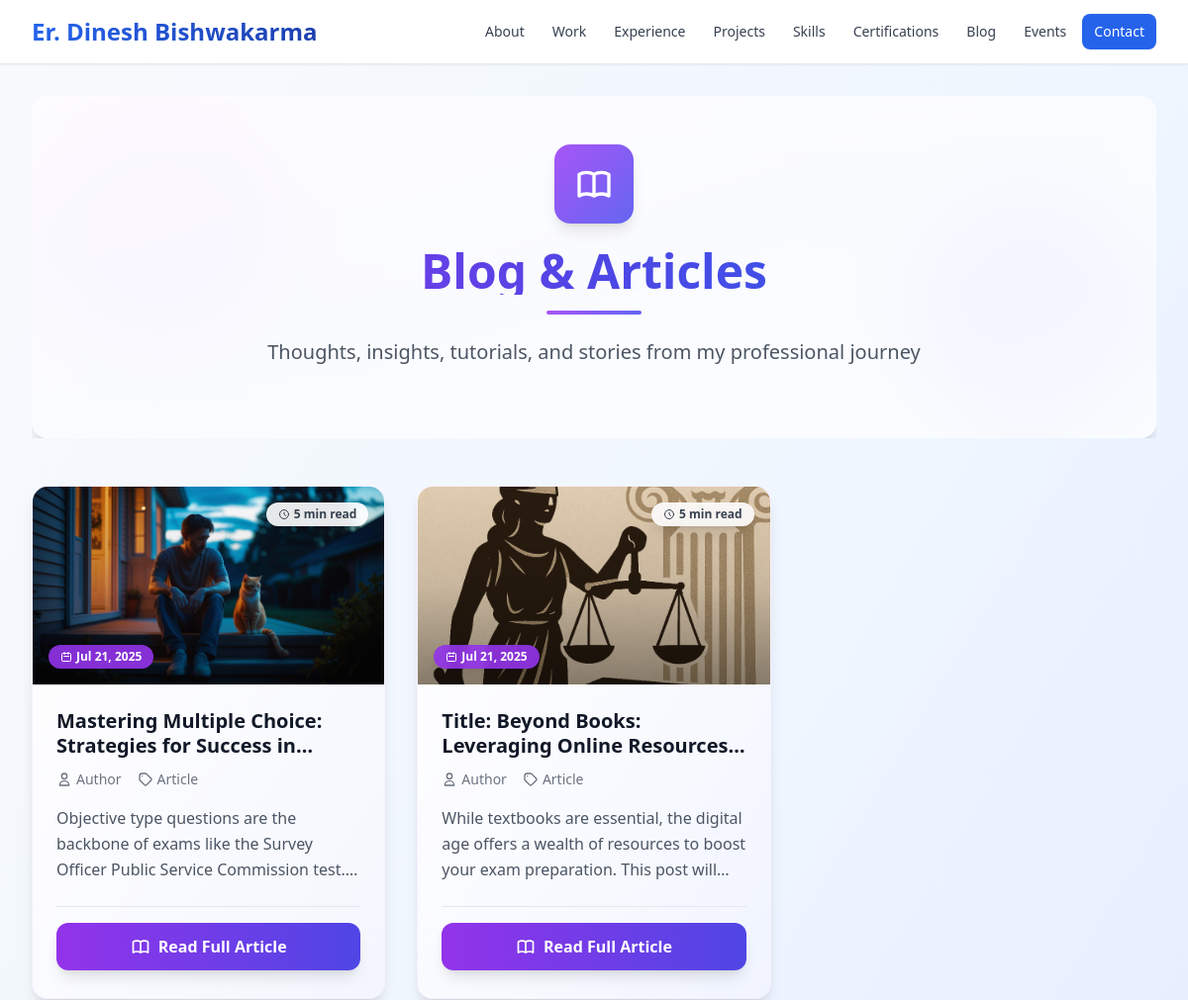
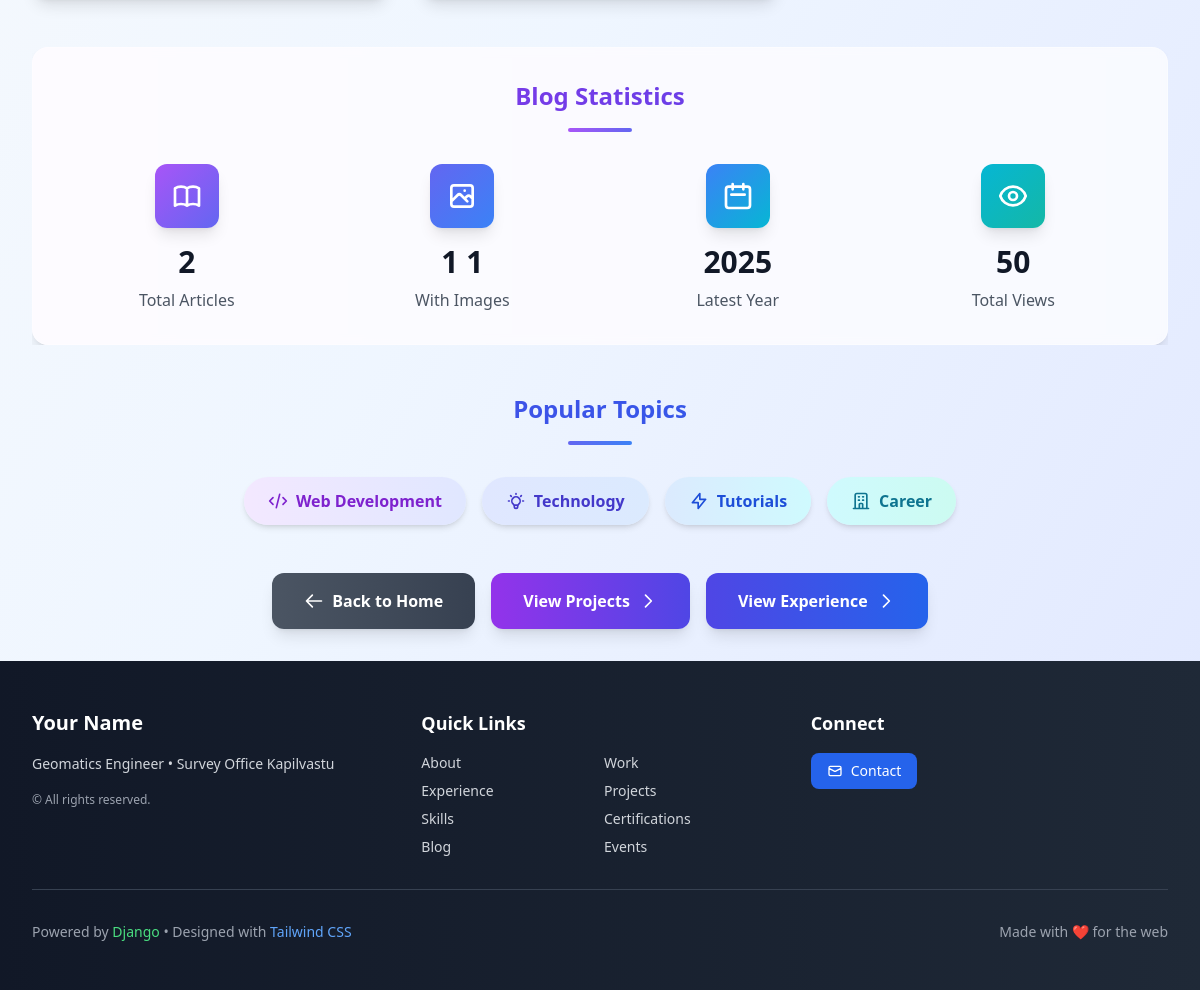
Screenshot of /blog/ with the database file from the repository (2 pictures, top to bottom).
### portfolio/models.py (models this page shows, shortened)
class Blog(models.Model):
    title = models.CharField(max_length=200)
    content = models.TextField()
    thumbnail = models.ImageField(upload_to='blog_thumbnails/', null=True, blank=True)
    created_at = models.DateTimeField(auto_now_add=True)

### portfolio/views.py (the view)
# urls.py: path('blog/', views.BlogListView.as_view(), name='blog-list'),
class BlogListView(ListView):
    model = Blog
    template_name = "portfolio/blog_list.html"
    context_object_name = 'blogs'

### portfolio/templates/portfolio/blog_list.html (shortened to what this page needs)
{% extends "base_generic.html" %}
{% block content %}
<div class="space-y-12">
  <section class="relative overflow-hidden">
    <div class="absolute inset-0 bg-gradient-to-br from-purple-50 via-indigo-50 to-blue-50 rounded-2xl"></div>
    <div class="absolute top-0 left-0 w-64 h-64 bg-purple-300 rounded-full mix-blend-multiply filter blur-xl opacity-20 animate-pulse"></div>
    <div class="absolute bottom-0 right-0 w-64 h-64 bg-indigo-300 rounded-full mix-blend-multiply filter blur-xl opacity-20 animate-pulse animation-delay-2000"></div>
    <div class="relative bg-white/70 backdrop-blur-xl rounded-2xl shadow-xl border border-white/30 p-8 md:p-12 text-center">
      <div class="mb-6">
        <div class="w-20 h-20 bg-gradient-to-br from-purple-500 to-indigo-500 rounded-2xl flex items-center justify-center mx-auto mb-6 shadow-lg">
        </div>
        <h1 class="text-4xl md:text-5xl font-bold bg-gradient-to-r from-purple-600 via-indigo-600 to-blue-600 bg-clip-text text-transparent mb-4">
        </h1>
        <div class="w-24 h-1 bg-gradient-to-r from-purple-500 to-indigo-500 mx-auto rounded-full mb-6"></div>
        <p class="text-xl text-gray-600 max-w-3xl mx-auto">
          Thoughts, insights, tutorials, and stories from my professional journey
        </p>
      </div>
    </div>
  </section>
  <section>
    <div class="grid md:grid-cols-2 lg:grid-cols-3 gap-8">
      {% for blog in blogs %}
      <article class="group relative bg-gradient-to-br from-white to-purple-50/30 rounded-2xl shadow-lg hover:shadow-2xl transition-all duration-500 border border-purple-100/50 overflow-hidden transform hover:-translate-y-2">
        {% if blog.thumbnail %}
        <div class="relative aspect-video overflow-hidden">
          <div class="absolute inset-0 bg-gradient-to-t from-black/40 via-black/10 to-transparent z-10"></div>
          <img src="{{ blog.thumbnail.url }}"
               alt="{{ blog.title }}"
               class="w-full h-full object-cover group-hover:scale-110 transition-transform duration-700">
          <div class="absolute top-4 right-4 z-20">
            <div class="inline-flex items-center px-3 py-1 bg-white/90 backdrop-blur-sm text-gray-700 rounded-full text-xs font-semibold shadow-lg">
              <svg class="w-3 h-3 mr-1" fill="none" stroke="currentColor" viewBox="0 0 24 24">
                <path stroke-linecap="round" stroke-linejoin="round" stroke-width="2" d="M12 8v4l3 3m6-3a9 9 0 11-18 0 9 9 0 0118 0z"></path>
              </svg>
              5 min read
            </div>
          </div>
          <div class="absolute bottom-4 left-4 z-20">
            <div class="inline-flex items-center px-3 py-1 bg-purple-600/90 backdrop-blur-sm text-white rounded-full text-xs font-semibold shadow-lg">
              <svg class="w-3 h-3 mr-1" fill="none" stroke="currentColor" viewBox="0 0 24 24">
                <path stroke-linecap="round" stroke-linejoin="round" stroke-width="2" d="M8 7V3m8 4V3m-9 8h10M5 21h14a2 2 0 002-2V7a2 2 0 00-2-2H5a2 2 0 00-2 2v12a2 2 0 002 2z"></path>
              </svg>
              {{ blog.created_at|date:"M d, Y" }}
            </div>
          </div>
        </div>
        {% endif %}
        <div class="relative p-6 flex-1 flex flex-col">
          <h2 class="text-xl font-bold text-gray-900 mb-3 group-hover:text-purple-600 transition-colors duration-300 leading-tight">
            <a href="{% url 'portfolio:blog-detail' blog.pk %}"
               class="hover:underline line-clamp-2">
              {{ blog.title }}
            </a>
          </h2>
          <div class="flex items-center gap-4 mb-4 text-sm text-gray-500">
            <div class="flex items-center">
              <svg class="w-4 h-4 mr-1" fill="none" stroke="currentColor" viewBox="0 0 24 24">
                <path stroke-linecap="round" stroke-linejoin="round" stroke-width="2" d="M16 7a4 4 0 11-8 0 4 4 0 018 0zM12 14a7 7 0 00-7 7h14a7 7 0 00-7-7z"></path>
              </svg>
              <span>Author</span>
            </div>
            <div class="flex items-center">
              <svg class="w-4 h-4 mr-1" fill="none" stroke="currentColor" viewBox="0 0 24 24">
                <path stroke-linecap="round" stroke-linejoin="round" stroke-width="2" d="M7 7h.01M7 3h5c.512 0 1.024.195 1.414.586l7 7a2 2 0 010 2.828l-7 7a2 2 0 01-2.828 0l-7-7A1.994 1.994 0 013 12V7a4 4 0 014-4z"></path>
              </svg>
              <span>Article</span>
            </div>
          </div>
          <p class="text-gray-600 leading-relaxed mb-6 flex-1 line-clamp-3">
            {{ blog.content|truncatechars:150 }}
          </p>
          <div class="pt-4 border-t border-gray-200">
            <a href="{% url 'portfolio:blog-detail' blog.pk %}"
               class="group/btn inline-flex items-center px-6 py-3 bg-gradient-to-r from-purple-600 to-indigo-600 hover:from-purple-700 hover:to-indigo-700 text-white rounded-xl font-semibold transition-all duration-300 transform hover:scale-105 shadow-lg hover:shadow-xl w-full justify-center">
              Read Full Article
            </a>
          </div>
        </div>
      </article>
      {% endfor %}
    </div>
  </section>
  {% if blogs %}
  <section class="relative overflow-hidden">
    <div class="absolute inset-0 bg-gradient-to-r from-purple-50 to-indigo-50 rounded-2xl"></div>
    <div class="relative bg-white/60 backdrop-blur-sm rounded-2xl shadow-lg border border-white/30 p-8">
      <div class="text-center mb-8">
        <h2 class="text-2xl font-bold bg-gradient-to-r from-purple-600 to-indigo-600 bg-clip-text text-transparent mb-4">
        </h2>
        <div class="w-16 h-1 bg-gradient-to-r from-purple-500 to-indigo-500 mx-auto rounded-full"></div>
      </div>
      <div class="grid grid-cols-1 md:grid-cols-4 gap-8 text-center">
        <div class="group">
          <div class="w-16 h-16 bg-gradient-to-br from-purple-500 to-indigo-500 rounded-xl flex items-center justify-center mx-auto mb-4 group-hover:scale-110 transition-transform duration-300 shadow-lg">
          </div>
          <div class="text-3xl font-bold text-gray-900 mb-2">{{ blogs|length }}</div>
          <div class="text-gray-600 font-medium">Total Articles</div>
        </div>
        <div class="group">
          <div class="w-16 h-16 bg-gradient-to-br from-indigo-500 to-blue-500 rounded-xl flex items-center justify-center mx-auto mb-4 group-hover:scale-110 transition-transform duration-300 shadow-lg">
          </div>
          <div class="text-3xl font-bold text-gray-900 mb-2">
            {% with image_count=0 %}
              {% for blog in blogs %}
                {% if blog.thumbnail %}{{ image_count|add:1 }}{% endif %}
              {% endfor %}
            {% endwith %}
          </div>
          <div class="text-gray-600 font-medium">With Images</div>
        </div>
        <div class="group">
          <div class="w-16 h-16 bg-gradient-to-br from-blue-500 to-cyan-500 rounded-xl flex items-center justify-center mx-auto mb-4 group-hover:scale-110 transition-transform duration-300 shadow-lg">
            <svg class="w-8 h-8 text-white" fill="none" stroke="currentColor" viewBox="0 0 24 24">
              <path stroke-linecap="round" stroke-linejoin="round" stroke-width="2" d="M8 7V3m8 4V3m-9 8h10M5 21h14a2 2 0 002-2V7a2 2 0 00-2-2H5a2 2 0 00-2 2v12a2 2 0 002 2z"></path>
            </svg>
          </div>
          <div class="text-3xl font-bold text-gray-900 mb-2">
            {% if blogs %}{{ blogs.0.created_at|date:"Y" }}{% else %}2024{% endif %}
          </div>
          <div class="text-gray-600 font-medium">Latest Year</div>
        </div>
        <div class="group">
          <div class="w-16 h-16 bg-gradient-to-br from-cyan-500 to-teal-500 rounded-xl flex items-center justify-center mx-auto mb-4 group-hover:scale-110 transition-transform duration-300 shadow-lg">
          </div>
          <div class="text-3xl font-bold text-gray-900 mb-2">
            {{ blogs|length|add:blogs|length|add:50 }}
          </div>
          <div class="text-gray-600 font-medium">Total Views</div>
        </div>
      </div>
    </div>
  </section>
  {% endif %}
  {% if blogs %}
  <section>
    <div class="text-center mb-8">
      <h2 class="text-2xl font-bold bg-gradient-to-r from-indigo-600 to-blue-600 bg-clip-text text-transparent mb-4">
      </h2>
      <div class="w-16 h-1 bg-gradient-to-r from-indigo-500 to-blue-500 mx-auto rounded-full"></div>
    </div>
    <div class="flex flex-wrap justify-center gap-4">
      <div class="group inline-flex items-center px-6 py-3 bg-gradient-to-r from-purple-100 to-indigo-100 hover:from-purple-200 hover:to-indigo-200 text-purple-700 rounded-full font-semibold transition-all duration-300 transform hover:scale-105 shadow-md hover:shadow-lg cursor-pointer">
        <svg class="w-5 h-5 mr-2" fill="none" stroke="currentColor" viewBox="0 0 24 24">
          <path stroke-linecap="round" stroke-linejoin="round" stroke-width="2" d="M10 20l4-16m4 4l4 4-4 4M6 16l-4-4 4-4"></path>
        </svg>
        Web Development
      </div>
      <div class="group inline-flex items-center px-6 py-3 bg-gradient-to-r from-indigo-100 to-blue-100 hover:from-indigo-200 hover:to-blue-200 text-indigo-700 rounded-full font-semibold transition-all duration-300 transform hover:scale-105 shadow-md hover:shadow-lg cursor-pointer">
        Technology
      </div>
      <div class="group inline-flex items-center px-6 py-3 bg-gradient-to-r from-blue-100 to-cyan-100 hover:from-blue-200 hover:to-cyan-200 text-blue-700 rounded-full font-semibold transition-all duration-300 transform hover:scale-105 shadow-md hover:shadow-lg cursor-pointer">
        <svg class="w-5 h-5 mr-2" fill="none" stroke="currentColor" viewBox="0 0 24 24">
          <path stroke-linecap="round" stroke-linejoin="round" stroke-width="2" d="M13 10V3L4 14h7v7l9-11h-7z"></path>
        </svg>
        Tutorials
      </div>
      <div class="group inline-flex items-center px-6 py-3 bg-gradient-to-r from-cyan-100 to-teal-100 hover:from-cyan-200 hover:to-teal-200 text-cyan-700 rounded-full font-semibold transition-all duration-300 transform hover:scale-105 shadow-md hover:shadow-lg cursor-pointer">
        <svg class="w-5 h-5 mr-2" fill="none" stroke="currentColor" viewBox="0 0 24 24">
          <path stroke-linecap="round" stroke-linejoin="round" stroke-width="2" d="M19 21V5a2 2 0 00-2-2H7a2 2 0 00-2 2v16m14 0h2m-2 0h-5m-9 0H3m2 0h5M9 7h1m-1 4h1m4-4h1m-1 4h1m-5 10v-5a1 1 0 011-1h2a1 1 0 011 1v5m-4 0h4"></path>
        </svg>
        Career
      </div>
    </div>
  </section>
  {% endif %}
  <section class="text-center">
    <div class="inline-flex flex-wrap gap-4 justify-center">
      <a href="{% url 'portfolio:home' %}"
         class="group inline-flex items-center px-8 py-4 bg-gradient-to-r from-gray-600 to-gray-700 hover:from-gray-700 hover:to-gray-800 text-white rounded-xl font-semibold transition-all duration-300 transform hover:scale-105 shadow-lg hover:shadow-xl">
        <svg class="w-5 h-5 mr-2 transform group-hover:-translate-x-1 transition-transform duration-200" fill="none" stroke="currentColor" viewBox="0 0 24 24">
          <path stroke-linecap="round" stroke-linejoin="round" stroke-width="2" d="M10 19l-7-7m0 0l7-7m-7 7h18"></path>
        </svg>
        Back to Home
      </a>
      <a href="{% url 'portfolio:myproject-list' %}"
         class="group inline-flex items-center px-8 py-4 bg-gradient-to-r from-purple-600 to-indigo-600 hover:from-purple-700 hover:to-indigo-700 text-white rounded-xl font-semibold transition-all duration-300 transform hover:scale-105 shadow-lg hover:shadow-xl">
        View Projects
        <svg class="w-5 h-5 ml-2 transform group-hover:translate-x-1 transition-transform duration-200" fill="none" stroke="currentColor" viewBox="0 0 24 24">
          <path stroke-linecap="round" stroke-linejoin="round" stroke-width="2" d="M9 5l7 7-7 7"></path>
        </svg>
      </a>
      <a href="{% url 'portfolio:experience-list' %}"
         class="group inline-flex items-center px-8 py-4 bg-gradient-to-r from-indigo-600 to-blue-600 hover:from-indigo-700 hover:to-blue-700 text-white rounded-xl font-semibold transition-all duration-300 transform hover:scale-105 shadow-lg hover:shadow-xl">
        View Experience
        <svg class="w-5 h-5 ml-2 transform group-hover:translate-x-1 transition-transform duration-200" fill="none" stroke="currentColor" viewBox="0 0 24 24">
          <path stroke-linecap="round" stroke-linejoin="round" stroke-width="2" d="M9 5l7 7-7 7"></path>
        </svg>
      </a>
    </div>
  </section>
</div>
{% endblock %}

### portfolio/templates/portfolio/blog_list.html (style rules this page uses)
.animation-delay-2000 { animation-delay: 2s; }
.line-clamp-2 { display: -webkit-box; -webkit-line-clamp: 2; -webkit-box-orient: vertical; overflow: hidden; }
.line-clamp-3 { display: -webkit-box; -webkit-line-clamp: 3; -webkit-box-orient: vertical; overflow: hidden; }

### rows the page displays
Blog: thumbnail (picture), created_at "Jul 21, 2025", title "Mastering Multiple Choice: Strategies for Success…", content "Objective type questions are the backbone of exams like the Survey Officer Public Service Commission…", id "1", created_at "2025"
Blog: thumbnail (picture), created_at "Jul 21, 2025", title "Title: Beyond Books: Leveraging Online…", content "While textbooks are essential, the digital age offers a wealth of resources to boost your exam preparation. This post…", image_count "1"

### other values shown
{{ blogs|length }} "2"
{{ blogs|length|add:blogs|length|add:50 }} "50"
{{ myinfo.full_name|default:"Your Name" }} "Your Name"
